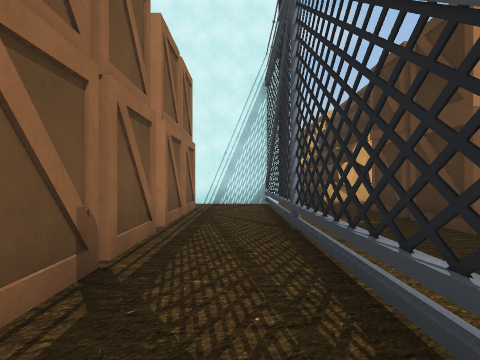
view 1 (above)

15 first-person views from a walk through a Unity game level. The camera is 1.3 m above the floor, looks level and sees 70° across. The floor is counted in squares, 2 m on a side. Each view is taken from the middle of a square. On the plan, view 1 faces up. The plan holds only what a view shows up to about 10 squares ahead; the rest is blank. The place goes on beyond the plan. The player character is not drawn. Some animated figures are left out. Door leaves are left out, so doorways stand open. Some surface patterns are stand-ins.

view 2
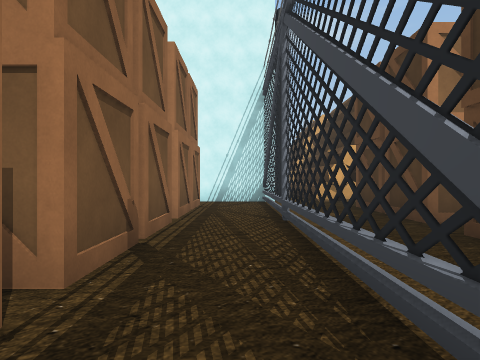

view 3
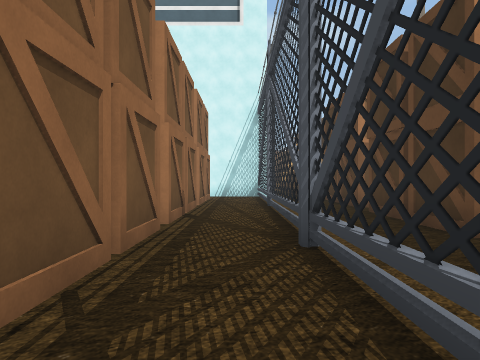

view 4
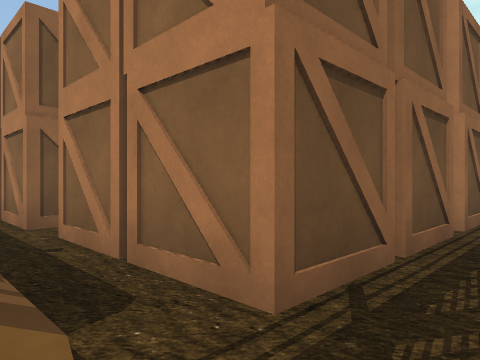

view 5
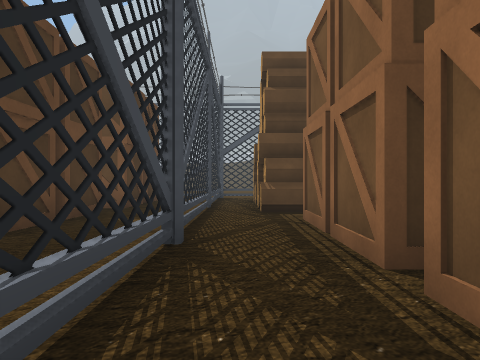

view 6
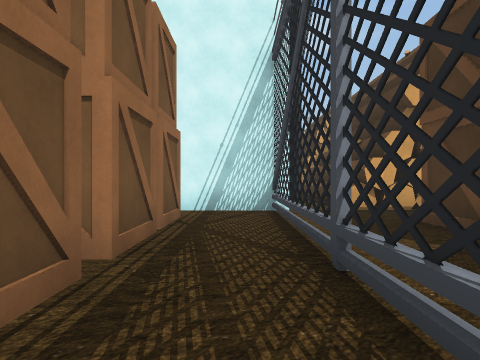

view 7
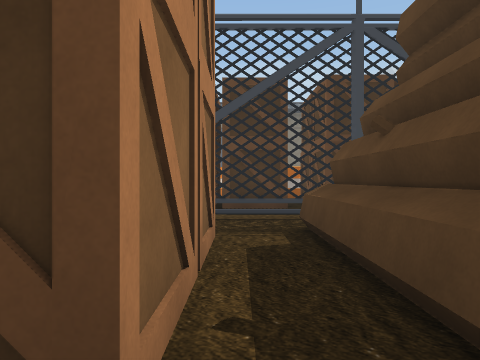

view 8
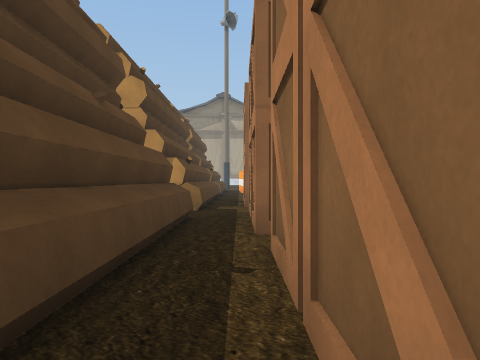

view 9
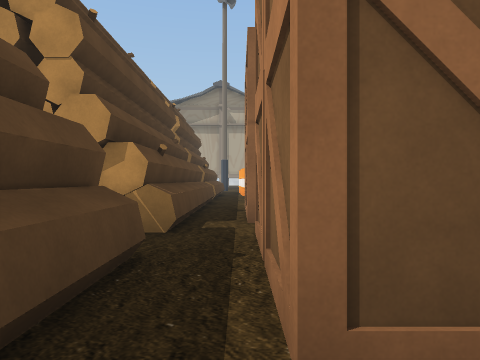

view 10
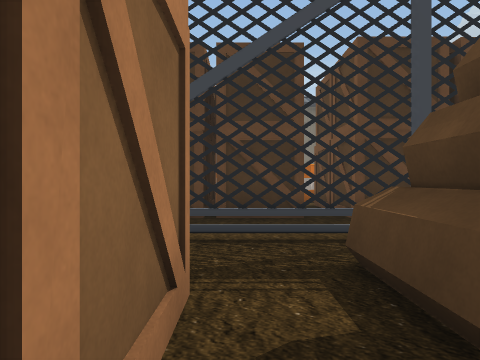

view 11
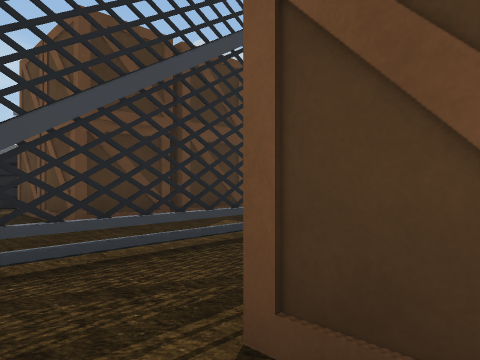

view 12
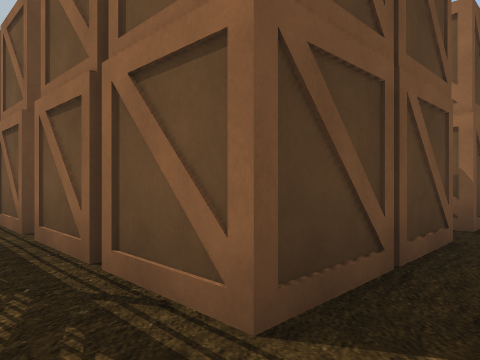

view 13
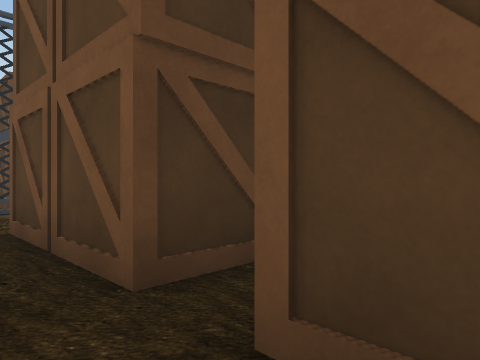

view 14
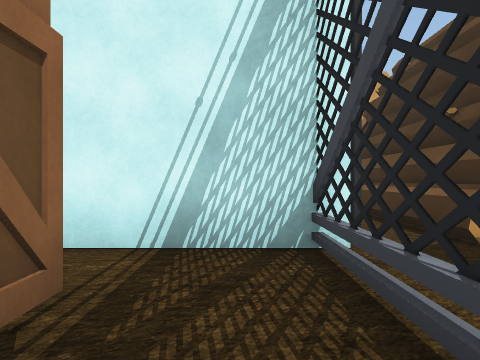

view 15
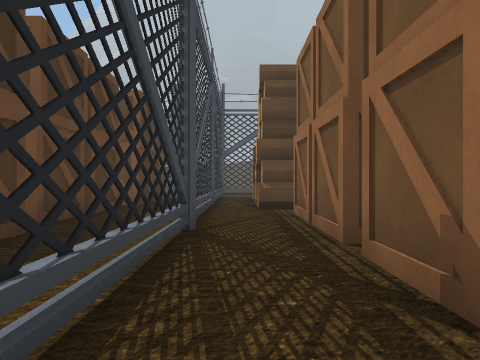

### Floor plan
Key: @ floor where view 1 was taken; # wall or solid block; . floor; = window, fence, low wall or low ledge; T thing the floor can be seen under or through.
Columns run from 14 left of view 1 to 5 right of it. Each row starts with its distance up from view 1.
 13                 =#
 12                #=#
 11                #=#
 10             ####=##
  9         .......# #
  8         ######.T...
  7              #.T.###
  6              #.T.#
  5              #.T.#
  4              #.T.#
  3              #.T #
  2              #.T
  1              #.T
  0              #@T #
 -1              #.T.#
 -2         ###  #.T.#
 -3 ..# #.# #......T.#
 -4 ### ### ######.=.#
 -5              #.###

Where each view was taken, in squares from view 1:
view 1: 0 up, 0 right, facing up
view 2: 1 down, 0 right, facing up
view 3: 4 down, 0 right, facing up
view 4: 4 down, 0 right, facing up-left
view 5: 3 up, 0 right, facing down
view 6: 2 up, 0 right, facing up
view 7: 3 down, 5 left, facing right
view 8: 3 down, 1 left, facing left
view 9: 3 down, 4 left, facing left
view 10: 3 down, 3 left, facing right
view 11: 9 up, 2 left, facing down-right
view 12: 9 up, 0 right, facing down-left
view 13: 9 up, 6 left, facing down-right
view 14: 6 up, 0 right, facing up
view 15: 4 up, 0 right, facing down
